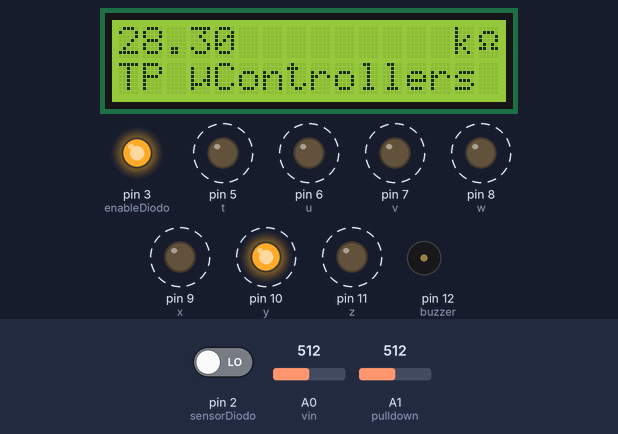
The sketch below on a simulated Arduino Uno, built with avr-gcc and run on an emulated ATmega328P. Shown: 16×2 character LCD, output pins drawn as LEDs (lit = HIGH), buzzer (waves = sounding, pin HIGH). Dashed ring = blinking. The inputs (shaded band) are chosen by the test bench; at power-on: A0 (vin) = 512, pin 2 (sensorDiodo) LOW, A1 (pulldown) = 512. What the sketch prints to the serial monitor is not drawn.

Above: at 1.4 s.
1.5 s: A0 (vin) set to 451
At 2.32 s:
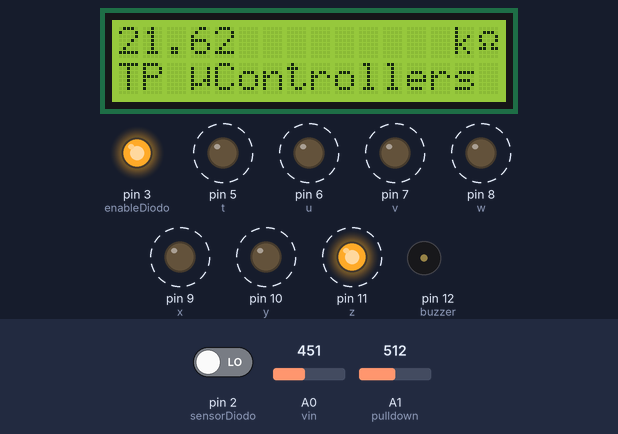
3.4 s: A0 (vin) set to 424
At 4.77 s:
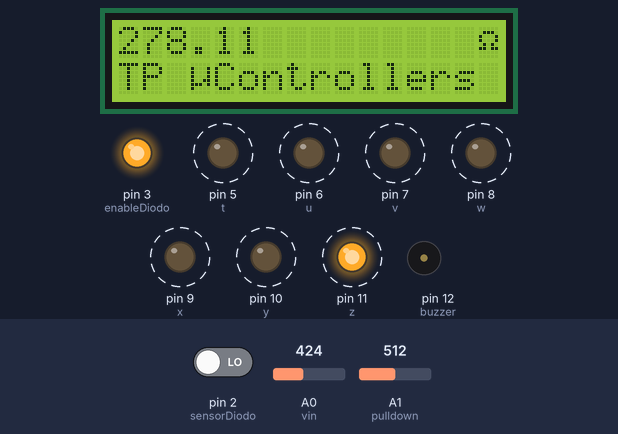
5.8 s: pin 2 (sensorDiodo) driven HIGH
At 6.63 s:
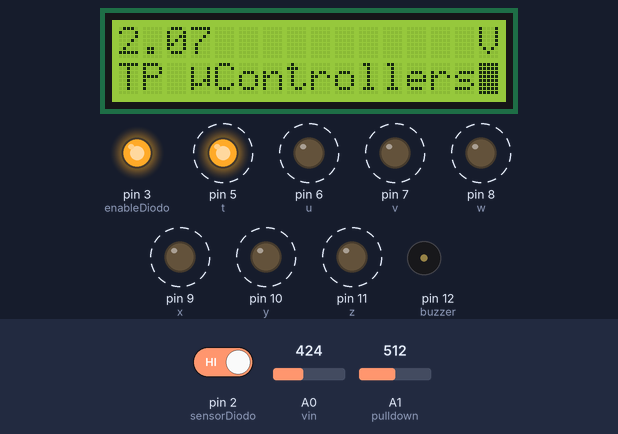
7.6 s: A0 (vin) set to 0
At 8.96 s:
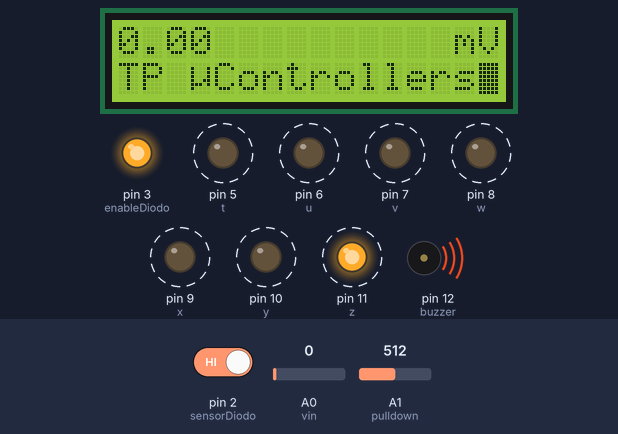
10.0 s: pin 2 (sensorDiodo) driven LOW
At 10.61 s:
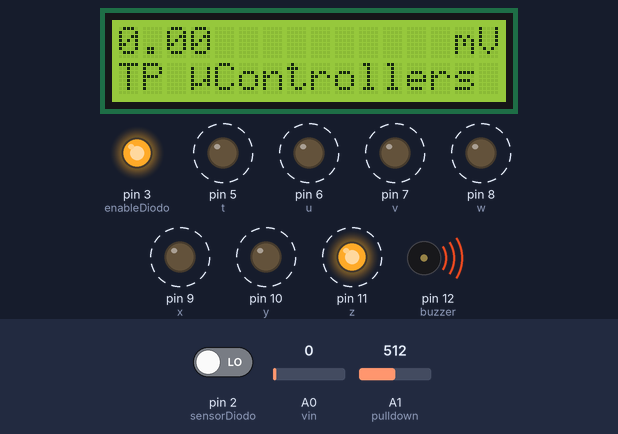
11.9 s: A0 (vin) set to 306
At 13.09 s:
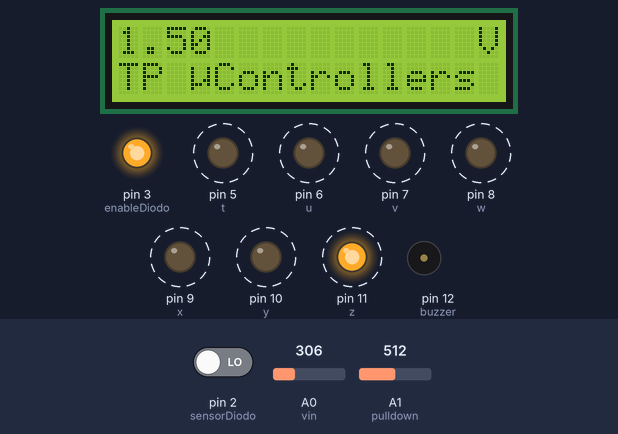
Timing chart, 0 to 15.1 s (numbered marks = the images above; inputs shaded):
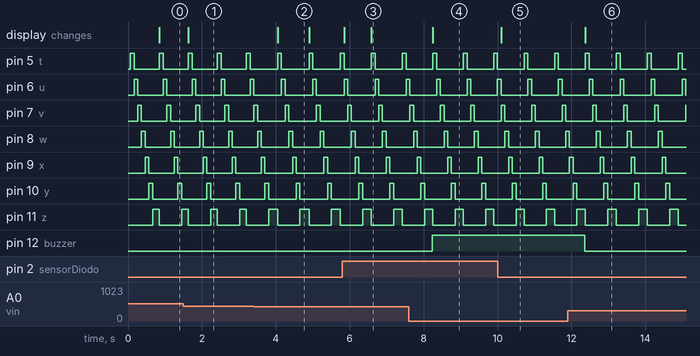

The sketch:

oar.ino
```cpp
#include <Wire.h>
#include <LiquidCrystal_I2C.h>

#define DEBUG

LiquidCrystal_I2C lcd(0x27,16,2);

int vin = A0;
int pulldown = A1;
int buzzer = 12;

bool modoDiodo = LOW;
bool changed = false;
int sensorDiodo = 2;
int enableDiodo = 3;

int t=5;
int u=6;
int v=7;
int w=8;
int x=9;
int y=10;
int z=11;

int at;
int au;
int av;
int aw;
int ax;
int ay;
int az;
int a;
float vx;
float rx = 0;
float i;

void setup()
{
    pinMode(vin,INPUT);
    pinMode(buzzer,OUTPUT);

    pinMode(sensorDiodo, INPUT);
    pinMode(enableDiodo, OUTPUT);

    digitalWrite(enableDiodo, HIGH);

    lcd.init();
    lcd.backlight();

    Serial.begin(9600);

    pinMode(t,OUTPUT);
    pinMode(u,OUTPUT);
    pinMode(v,OUTPUT);
    pinMode(w,OUTPUT);
    pinMode(x,OUTPUT);
    pinMode(y,OUTPUT);
    pinMode(z,OUTPUT);

    digitalWrite(t,LOW);
    digitalWrite(u,LOW);
    digitalWrite(v,LOW);
    digitalWrite(w,LOW);
    digitalWrite(x,LOW);
    digitalWrite(y,LOW);
    digitalWrite(z,LOW);
}


void handleMode(){
    if (digitalRead(sensorDiodo) == HIGH && !changed){
        modoDiodo = !modoDiodo;
        changed = true;
        lcd.setCursor(15,1);
        lcd.print((char)B11111111);

    }
    if (digitalRead(sensorDiodo) == LOW && changed){
        changed = false;
        lcd.setCursor(15,1);
        lcd.print((char)B00100000);
    }
}

void loop()
{
    handleMode();

    digitalWrite(t,HIGH);
    digitalWrite(u,LOW);
    digitalWrite(v,LOW);
    digitalWrite(w,LOW);
    digitalWrite(x,LOW);
    digitalWrite(y,LOW);
    digitalWrite(z,LOW);
    analogRead(pulldown);
    delay(100);
    handleMode();
    at=analogRead(vin);


    digitalWrite(t,LOW);
    digitalWrite(u,HIGH);
    digitalWrite(v,LOW);
    digitalWrite(w,LOW);
    digitalWrite(x,LOW);
    digitalWrite(y,LOW);
    digitalWrite(z,LOW);
    analogRead(pulldown);
    delay(100);
    handleMode();
    au=analogRead(vin);


    digitalWrite(t,LOW);
    digitalWrite(u,LOW);
    digitalWrite(v,HIGH);
    digitalWrite(w,LOW);
    digitalWrite(x,LOW);
    digitalWrite(y,LOW);
    digitalWrite(z,LOW);
    analogRead(pulldown);
    delay(100);
    handleMode();
    av=analogRead(vin);


    digitalWrite(t,LOW);
    digitalWrite(u,LOW);
    digitalWrite(v,LOW);
    digitalWrite(w,HIGH);
    digitalWrite(x,LOW);
    digitalWrite(y,LOW);
    digitalWrite(z,LOW);
    analogRead(pulldown);
    delay(100);
    handleMode();
    aw=analogRead(vin);


    digitalWrite(t,LOW);
    digitalWrite(u,LOW);
    digitalWrite(v,LOW);
    digitalWrite(w,LOW);
    digitalWrite(x,HIGH);
    digitalWrite(y,LOW);
    digitalWrite(z,LOW);
    analogRead(pulldown);
    delay(100);
    handleMode();
    ax=analogRead(vin);


    digitalWrite(t,LOW);
    digitalWrite(u,LOW);
    digitalWrite(v,LOW);
    digitalWrite(w,LOW);
    digitalWrite(x,LOW);
    digitalWrite(y,HIGH);
    digitalWrite(z,LOW);
    analogRead(pulldown);
    delay(100);
    handleMode();
    ay=analogRead(vin);


    digitalWrite(t,LOW);
    digitalWrite(u,LOW);
    digitalWrite(v,LOW);
    digitalWrite(w,LOW);
    digitalWrite(x,LOW);
    digitalWrite(y,LOW);
    digitalWrite(z,HIGH);
    analogRead(pulldown);
    delay(100);
    handleMode();
    az=analogRead(vin);


    if(az>=450)
    {
#ifdef DEBUG
    Serial.println("az>=450");
#endif
        vx=az*0.00489;
        i=(5-vx-0.55)/22000;
        rx=(vx/i);
    }
    if(ay>=450 && az<450)
    {
#ifdef DEBUG
    Serial.println("ay>=450 && az<450");
#endif
        vx=ay*0.00489;
        i=(5-vx-0.55)/10000;
        rx=(vx/i);
    }
    if(ax>=430 && ay<448 && az<448)
    {
#ifdef DEBUG
    Serial.println("ax>=448 && ay<448 && az<448");
#endif
        vx=ax*0.00489;
        i=(5-vx-0.55)/4700;
        rx=(vx/i);
    }

    if(aw>=430 && ax<439 && ay<439 && az<439)
    {
#ifdef DEBUG
    Serial.println("aw>=439 && ax<439 && ay<439 && az<439");
#endif
        vx=aw*0.00489;
        i=(5-vx-0.55)/2200;
        rx=(vx/i);
    }

    if(av>=430 && aw<439 && ax<439 && ay<439 && az<439)
    {
#ifdef DEBUG
    Serial.println("av>=439 && aw<439 && ax<439 && ay<439 && az<439");
#endif
        vx=av*0.00489;
        i=(4.8-vx-0.55)/1000;
        rx=(vx/i);
    }

    if(au>=430 && av<430 && aw<430 && ax<430 && ay<430 && az<430)
    {
#ifdef DEBUG
    Serial.println("au>=430 && av<430 && aw<430 && ax<430 && ay<430 && az<430");
#endif
        vx=au*0.00489;
        i=(4.5-vx-0.55)/560;
        rx=(vx/i);
    }

    if(at>=430 && au<430 && av<430 && aw<430 && ax<430 && ay<430 && az<430 )
    {
#ifdef DEBUG
    Serial.println("at>=430 && au<430 && av<430 && aw<430 && ax<430 && ay<430 && az<430 ");
#endif
        vx=at*0.00489;
        i=(4.5-vx-0.55)/220;
        rx=(vx/i);
    }

    if(at<430 && au<430 && av<430 && aw<430 && ax<430 && ay<430 && az<430 )
    {
#ifdef DEBUG
    Serial.println("at<430 && au<430 && av<430 && aw<430 && ax<430 && ay<430 && az<430 ");
#endif
        vx=at*0.00489;
        i=(4.5-vx-0.55)/220;
        rx=(vx/i);
    }
    if (modoDiodo) {
        vx=aw*0.00489;
    }


#ifdef DEBUG
    Serial.println("at  au  av  aw  ax  ay  az ");
    Serial.print(at);
    Serial.print(" ");
    Serial.print(au);
    Serial.print(" ");
    Serial.print(av);
    Serial.print(" ");
    Serial.print(aw);
    Serial.print(" ");
    Serial.print(ax);
    Serial.print(" ");
    Serial.print(ay);
    Serial.print(" ");
    Serial.print(az);
    Serial.print(" ");
    Serial.print(" vx ");
    Serial.print(vx);
    Serial.print(" i ");
    Serial.print(i);
    Serial.print(" rx ");
    Serial.print(rx);
    if(az>900) { Serial.print(" INF"); }
    Serial.print( modoDiodo ? " Diodo" : " Resitencia" );

    Serial.println(" ");
#endif

    lcd.setCursor(0,0);
    if (modoDiodo) {

        if(vx < 3.0){
            lcd.print("                ");
            lcd.setCursor(0,0);
            lcd.print(vx* (vx<1.0 ? 1000.0: 1.0));
            lcd.setCursor(14,0);
            lcd.print(vx<1.0 ? "m" : " ");
            lcd.setCursor(15,0);
            lcd.print("V");
        } else {
            // lcd.setCursor(0,0);
            lcd.print("----- OPEN -----");
        }

        if(vx<0.001 && vx>=0.0) {
            digitalWrite(buzzer, HIGH);
        } else {
            digitalWrite(buzzer, LOW);
        }

    } else {

        digitalWrite(buzzer, LOW);
        if(az>900)
        {
            // lcd.setCursor(0,0);
            lcd.print("----INFINITY----");
        }
        else
        {
            lcd.print("                ");
            lcd.setCursor(0,0);

            if (rx>=0){
                lcd.print(rx / (rx < 1000 ? 1 : 1000));
                lcd.setCursor(14,0);
                lcd.print(rx < 1000 ? " ": "k");
                lcd.setCursor(15,0);
                lcd.print((char)244);
            }
        }
    }

    lcd.setCursor(0,1);
    lcd.print("TP ");
    lcd.print((char)228);
    lcd.print("Controllers");

}
```

Measured:
- the behaviour switches between 435 and 434 on A0 (vin) (found by bisection; images 1 and 2)
- after the input at 1.5 s, the display: changes after 0.13 s (image 1)
- after the input at 3.4 s, the display: changes after 0.65 s (image 2)
- after the input at 5.8 s, the display: first changes after 0.05 s (image 3 shows a later state)
- after the input at 7.6 s, pin 12 (buzzer): LOW → HIGH after 0.64 s; the display: changes after 0.65 s (image 4)
- after the input at 10.0 s, the display: changes after 0.10 s (image 5)
- after the input at 11.9 s, pin 12 (buzzer): HIGH → LOW after 0.46 s; the display: changes after 0.48 s (image 6)
- by itself, pin 5 (t), pin 6 (u), pin 7 (v), pin 8 (w), pin 9 (x), pin 10 (y): alternates HIGH for 0.10 s and LOW for 0.74 s
